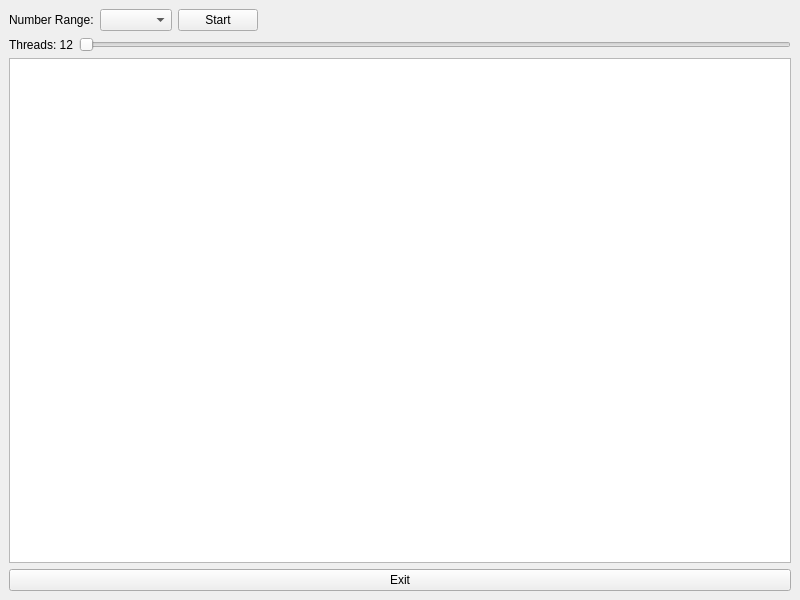
<?xml version="1.0" encoding="UTF-8"?>
<ui version="4.0">
 <class>MainWindow</class>
 <widget class="QMainWindow" name="MainWindow">
  <property name="geometry">
   <rect>
    <x>0</x>
    <y>0</y>
    <width>800</width>
    <height>600</height>
   </rect>
  </property>
  <property name="windowTitle">
   <string>Collatz Conjecture Computer</string>
  </property>
  <widget class="QWidget" name="centralwidget">
   <layout class="QVBoxLayout" name="verticalLayout">
    <item>
     <layout class="QHBoxLayout" name="horizontalLayout">
      <item>
       <widget class="QLabel" name="label">
        <property name="text">
         <string>Number Range:</string>
        </property>
       </widget>
      </item>
      <item>
       <widget class="QComboBox" name="comboBox"/>
      </item>
      <item>
       <widget class="QPushButton" name="start">
        <property name="text">
         <string>Start</string>
        </property>
       </widget>
      </item>
      <item>
       <spacer name="horizontalSpacer">
        <property name="orientation">
         <enum>Qt::Orientation::Horizontal</enum>
        </property>
        <property name="sizeHint" stdset="0">
         <size>
          <width>40</width>
          <height>20</height>
         </size>
        </property>
       </spacer>
      </item>
     </layout>
    </item>
    <item>
     <layout class="QHBoxLayout" name="horizontalLayout_2">
      <item>
       <widget class="QLabel" name="sliderLabel">
        <property name="text">
         <string>Threads: 12</string>
        </property>
       </widget>
      </item>
      <item>
       <widget class="QSlider" name="verticalSlider">
        <property name="orientation">
         <enum>Qt::Orientation::Horizontal</enum>
        </property>
       </widget>
      </item>
     </layout>
    </item>
    <item>
     <widget class="QTextEdit" name="textEdit">
      <property name="readOnly">
       <bool>true</bool>
      </property>
     </widget>
    </item>
    <item>
     <widget class="QPushButton" name="Exit">
      <property name="text">
       <string>Exit</string>
      </property>
     </widget>
    </item>
   </layout>
  </widget>
 </widget>
 <resources/>
 <connections/>
</ui>
